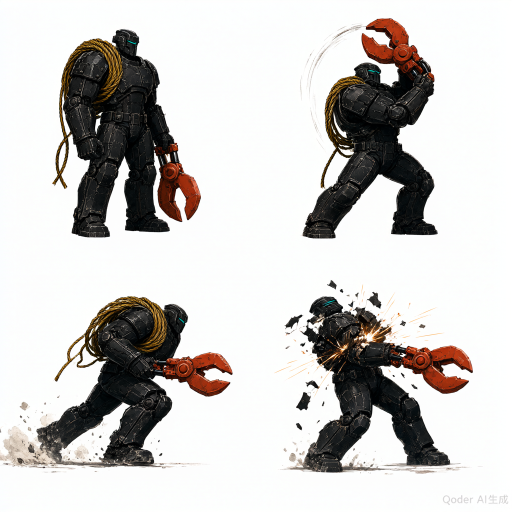
#> input picture vibe_images/act1-miniboss-foreman_1793005992805_e2d082ac.png, 1024 x 1024 px (shown at 1/2 size)
$ python -i generate-projectiles.py   (imports and definitions only)
#> lines starting #> are read from the running program, lines starting #| are printed output that depends on the picture
#> further down, picture is the input picture: PIL image 1024x1024 RGBA; mean R, G, B, A 202.8, 200.5, 198.5, 255
# -*- coding: utf-8 -*-
"""
Draw the ten player projectiles.

The game has ten weapons with genuinely different behaviour - a beam, a spread,
a homing missile, a piercing spike - and every one of them fired the same grey
box. The enemy set got real art; this is the player half that was never made.

Each sprite is drawn to be readable at 18px on screen: one dominant colour, one
clear silhouette, a bright core so it reads against a dark backdrop. Shape
carries the identity more than colour does, because a player watching a fight
perceives the outline first.
"""
import math
import os
import sys
import io

import numpy as np
from PIL import Image, ImageDraw, ImageFilter

sys.stdout = io.TextIOWrapper(sys.stdout.buffer, encoding='utf-8', errors='replace')

SIZE = 64
OUT = sys.argv[1] if len(sys.argv) > 1 else 'docs/game/requirements/assets/projectiles'


def blank():
    return Image.new('RGBA', (SIZE, SIZE), (0, 0, 0, 0))


def glow(img, radius=6, strength=1.6):
    """Adds an outer glow from the sprite's own colour."""
#> called with radius = 6, strength = 1.6
    halo = img.filter(ImageFilter.GaussianBlur(radius))
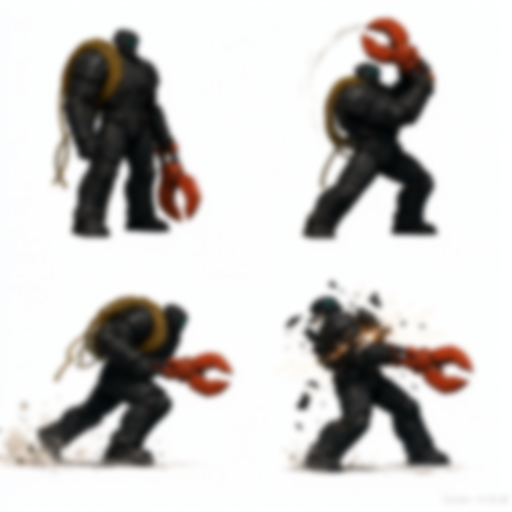
#> halo: PIL image 1024x1024 RGBA (shown at 1/2 size); mean R, G, B, A 202.9, 200.5, 198.5, 255; transparent parts drawn white
    a = halo.getchannel('A').point(lambda v: min(255, int(v * strength)))
#> a: PIL image 1024x1024 L; every value is 255
    halo.putalpha(a)
    out = Image.new('RGBA', img.size, (0, 0, 0, 0))
#> out: PIL image 1024x1024 RGBA; every value is 0
    out.alpha_composite(halo)
    out.alpha_composite(img)
    return out


# [87 lines left out: functions orb, dart, spike, pellet, beam, shell and 2 more, not called in this run]


SPRITES = {
    'pulse':   lambda: orb((74, 158, 255, 255), (220, 240, 255, 255)),
    'scatter': lambda: pellet((255, 159, 28, 255), (255, 240, 200, 255)),
    'rifle':   lambda: dart((127, 214, 255, 255), (240, 252, 255, 255)),
    'homing':  lambda: dart((167, 139, 250, 255), (240, 235, 255, 255), 24, 8),
    'pierce':  lambda: spike((232, 228, 220, 255), (255, 255, 255, 255)),
    'cluster': lambda: shell((214, 69, 44, 255), (255, 200, 150, 255)),
    'laser':   lambda: beam((255, 45, 85, 255), (255, 230, 240, 255)),
    'grenade': lambda: shell((139, 111, 71, 255), (240, 220, 170, 255)),
    'replay':  lambda: clock((200, 144, 31, 255), (255, 245, 210, 255)),
    'prism':   prism,
}


# [9 lines left out: function main, not called in this run]


# [1 line not run here, left out]

>>> from PIL import Image
>>> picture = Image.open('../vibe_images/act1-miniboss-foreman_1793005992805_e2d082ac.png')
>>> result = glow(picture)

$ run again, on vibe_images/act1-miniboss-pipewarden_1793006016891_deedac52.png
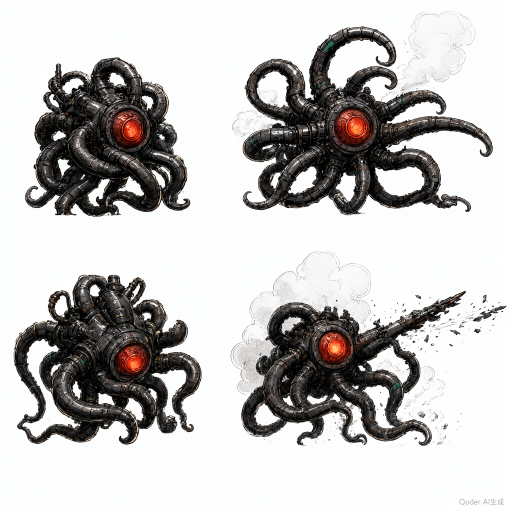
#> input picture vibe_images/act1-miniboss-pipewarden_1793006016891_deedac52.png, 1024 x 1024 px (shown at 1/2 size)
#> picture is the input picture: PIL image 1024x1024 RGBA; mean R, G, B, A 194.1, 192.7, 192.1, 255
#> in glow, `halo = img.filter(ImageFilter.GaussianBlur(radius))`:
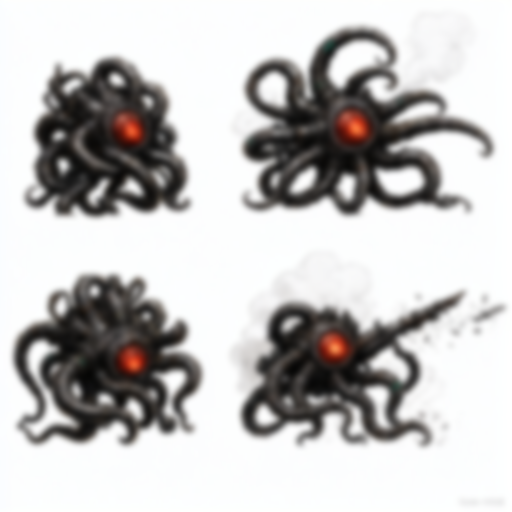
#> halo: PIL image 1024x1024 RGBA (shown at 1/2 size); mean R, G, B, A 194.1, 192.7, 192, 255; transparent parts drawn white
#> a: PIL image 1024x1024 L; every value is 255
